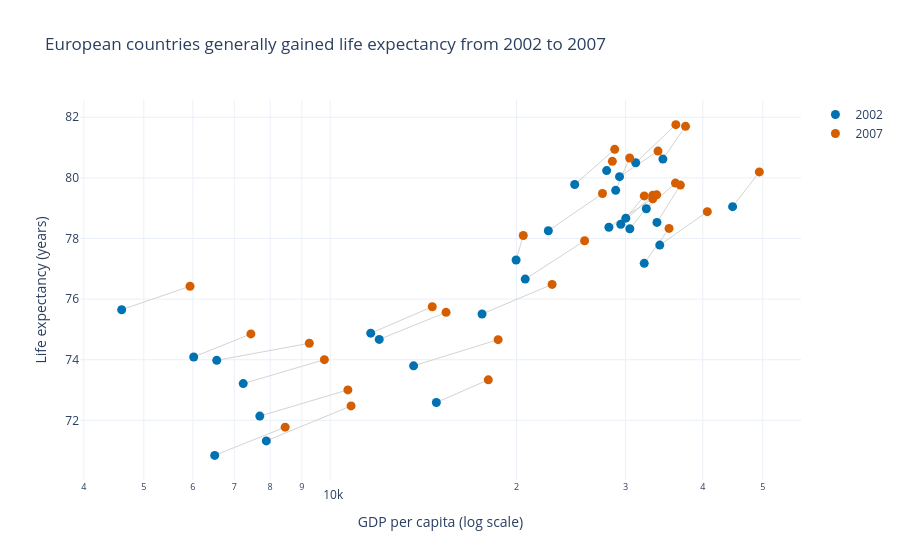

The notebook cell saved with this chart:
### Markdown cell above
## Task 1 — Scatter: life expectancy change over time

**What to build:** A scatter showing **GDP per capita vs life expectancy** for **two years** (2002 and 2007) to show how both moved — use **colour for year** (just 2 colours), **one continent only**.

Choose any continent except Africa (that was the example). Highlight the change direction.

> 💡 Filter: `df.loc[df['continent'] == 'YOUR_CHOICE']` then filter years

### Code cell
# Task 1: GDP per capita vs life expectancy, Europe

import plotly.graph_objects as go

continent = "Europe"
years = [2002, 2007]

subset = df[
    (df["continent"] == continent) &
    (df["year"].isin(years))
]

fig = go.Figure()

# Connect each country's 2002 and 2007 points
for country, group in subset.groupby("country"):
    group = group.sort_values("year")

    fig.add_trace(go.Scatter(
        x=group["gdpPercap"],
        y=group["lifeExp"],
        mode="lines",
        line=dict(color="lightgrey", width=1),
        hoverinfo="skip",
        showlegend=False
    ))

# Show the two years using just two colours
for year, colour in [(2002, "#0072B2"), (2007, "#D55E00")]:
    data = subset[subset["year"] == year]

    fig.add_trace(go.Scatter(
        x=data["gdpPercap"],
        y=data["lifeExp"],
        mode="markers",
        name=str(year),
        marker=dict(color=colour, size=9),
        text=data["country"],
        hovertemplate=(
            "<b>%{text}</b><br>"
            "GDP per capita: %{x:,.0f}<br>"
            "Life expectancy: %{y:.1f} years"
            "<extra></extra>"
        )
    ))

fig.update_layout(
    title="European countries generally gained life expectancy from 2002 to 2007",
    xaxis_title="GDP per capita (log scale)",
    yaxis_title="Life expectancy (years)",
    template="plotly_white"
)

fig.update_xaxes(type="log")

fig.show()

### Figure 1 — Plotly figure (JSON) as saved in the notebook; plotly's stock layout.template omitted (floating-point values rounded to 4 significant figures)
{"data": [{"hoverinfo": "skip", "line": {"color": "lightgrey", "width": 1}, "mode": "lines", "showlegend": false, "type": "scatter", "x": [4604.0, 5937.0], "y": [75.65, 76.42]}, {"hoverinfo": "skip", "line": {"color": "lightgrey", "width": 1}, "mode": "lines", "showlegend": false, "type": "scatter", "x": [32420.0, 36130.0], "y": [78.98, 79.83]}, {"hoverinfo": "skip", "line": {"color": "lightgrey", "width": 1}, "mode": "lines", "showlegend": false, "type": "scatter", "x": [30490.0, 33690.0], "y": [78.32, 79.44]}, {"hoverinfo": "skip", "line": {"color": "lightgrey", "width": 1}, "mode": "lines", "showlegend": false, "type": "scatter", "x": [6019.0, 7446.0], "y": [74.09, 74.85]}, {"hoverinfo": "skip", "line": {"color": "lightgrey", "width": 1}, "mode": "lines", "showlegend": false, "type": "scatter", "x": [7697.0, 10680.0], "y": [72.14, 73.0]}, {"hoverinfo": "skip", "line": {"color": "lightgrey", "width": 1}, "mode": "lines", "showlegend": false, "type": "scatter", "x": [11630.0, 14620.0], "y": [74.88, 75.75]}, {"hoverinfo": "skip", "line": {"color": "lightgrey", "width": 1}, "mode": "lines", "showlegend": false, "type": "scatter", "x": [17600.0, 22830.0], "y": [75.51, 76.49]}, {"hoverinfo": "skip", "line": {"color": "lightgrey", "width": 1}, "mode": "lines", "showlegend": false, "type": "scatter", "x": [32170.0, 35280.0], "y": [77.18, 78.33]}, {"hoverinfo": "skip", "line": {"color": "lightgrey", "width": 1}, "mode": "lines", "showlegend": false, "type": "scatter", "x": [28200.0, 33210.0], "y": [78.37, 79.31]}, {"hoverinfo": "skip", "line": {"color": "lightgrey", "width": 1}, "mode": "lines", "showlegend": false, "type": "scatter", "x": [28930.0, 30470.0], "y": [79.59, 80.66]}, {"hoverinfo": "skip", "line": {"color": "lightgrey", "width": 1}, "mode": "lines", "showlegend": false, "type": "scatter", "x": [30040.0, 32170.0], "y": [78.67, 79.41]}, {"hoverinfo": "skip", "line": {"color": "lightgrey", "width": 1}, "mode": "lines", "showlegend": false, "type": "scatter", "x": [22510.0, 27540.0], "y": [78.26, 79.48]}, {"hoverinfo": "skip", "line": {"color": "lightgrey", "width": 1}, "mode": "lines", "showlegend": false, "type": "scatter", "x": [14840.0, 18010.0], "y": [72.59, 73.34]}, {"hoverinfo": "skip", "line": {"color": "lightgrey", "width": 1}, "mode": "lines", "showlegend": false, "type": "scatter", "x": [31160.0, 36180.0], "y": [80.5, 81.76]}, {"hoverinfo": "skip", "line": {"color": "lightgrey", "width": 1}, "mode": "lines", "showlegend": false, "type": "scatter", "x": [34080.0, 40680.0], "y": [77.78, 78.89]}, {"hoverinfo": "skip", "line": {"color": "lightgrey", "width": 1}, "mode": "lines", "showlegend": false, "type": "scatter", "x": [27970.0, 28570.0], "y": [80.24, 80.55]}, {"hoverinfo": "skip", "line": {"color": "lightgrey", "width": 1}, "mode": "lines", "showlegend": false, "type": "scatter", "x": [6557.0, 9254.0], "y": [73.98, 74.54]}, {"hoverinfo": "skip", "line": {"color": "lightgrey", "width": 1}, "mode": "lines", "showlegend": false, "type": "scatter", "x": [33720.0, 36800.0], "y": [78.53, 79.76]}, {"hoverinfo": "skip", "line": {"color": "lightgrey", "width": 1}, "mode": "lines", "showlegend": false, "type": "scatter", "x": [44680.0, 49360.0], "y": [79.05, 80.2]}, {"hoverinfo": "skip", "line": {"color": "lightgrey", "width": 1}, "mode": "lines", "showlegend": false, "type": "scatter", "x": [12000.0, 15390.0], "y": [74.67, 75.56]}, {"hoverinfo": "skip", "line": {"color": "lightgrey", "width": 1}, "mode": "lines", "showlegend": false, "type": "scatter", "x": [19970.0, 20510.0], "y": [77.29, 78.1]}, {"hoverinfo": "skip", "line": {"color": "lightgrey", "width": 1}, "mode": "lines", "showlegend": false, "type": "scatter", "x": [7885.0, 10810.0], "y": [71.32, 72.48]}, {"hoverinfo": "skip", "line": {"color": "lightgrey", "width": 1}, "mode": "lines", "showlegend": false, "type": "scatter", "x": [7236.0, 9787.0], "y": [73.21, 74.0]}, {"hoverinfo": "skip", "line": {"color": "lightgrey", "width": 1}, "mode": "lines", "showlegend": false, "type": "scatter", "x": [13640.0, 18680.0], "y": [73.8, 74.66]}, {"hoverinfo": "skip", "line": {"color": "lightgrey", "width": 1}, "mode": "lines", "showlegend": false, "type": "scatter", "x": [20660.0, 25770.0], "y": [76.66, 77.93]}, {"hoverinfo": "skip", "line": {"color": "lightgrey", "width": 1}, "mode": "lines", "showlegend": false, "type": "scatter", "x": [24840.0, 28820.0], "y": [79.78, 80.94]}, {"hoverinfo": "skip", "line": {"color": "lightgrey", "width": 1}, "mode": "lines", "showlegend": false, "type": "scatter", "x": [29340.0, 33860.0], "y": [80.04, 80.88]}, {"hoverinfo": "skip", "line": {"color": "lightgrey", "width": 1}, "mode": "lines", "showlegend": false, "type": "scatter", "x": [34480.0, 37510.0], "y": [80.62, 81.7]}, {"hoverinfo": "skip", "line": {"color": "lightgrey", "width": 1}, "mode": "lines", "showlegend": false, "type": "scatter", "x": [6508.0, 8458.0], "y": [70.84, 71.78]}, {"hoverinfo": "skip", "line": {"color": "lightgrey", "width": 1}, "mode": "lines", "showlegend": false, "type": "scatter", "x": [29480.0, 33200.0], "y": [78.47, 79.42]}, {"hovertemplate": "<b>%{text}</b><br>GDP per capita: %{x:,.0f}<br>Life expectancy: %{y:.1f} years<extra></extra>", "marker": {"color": "#0072B2", "size": 9}, "mode": "markers", "name": "2002", "text": ["Albania", "Austria", "Belgium", "Bosnia and Herzegovina", "Bulgaria", "Croatia", "Czech Republic", "Denmark", "Finland", "France", "Germany", "Greece", "Hungary", "Iceland", "Ireland", "Italy", "Montenegro", "Netherlands", "Norway", "Poland", "Portugal", "Romania", "Serbia", "Slovak Republic", "Slovenia", "Spain", "Sweden", "Switzerland", "Turkey", "United Kingdom"], "type": "scatter", "x": [4604.0, 32420.0, 30490.0, 6019.0, 7697.0, 11630.0, 17600.0, 32170.0, 28200.0, 28930.0, 30040.0, 22510.0, 14840.0, 31160.0, 34080.0, 27970.0, 6557.0, 33720.0, 44680.0, 12000.0, 19970.0, 7885.0, 7236.0, 13640.0, 20660.0, 24840.0, 29340.0, 34480.0, 6508.0, 29480.0], "y": [75.65, 78.98, 78.32, 74.09, 72.14, 74.88, 75.51, 77.18, 78.37, 79.59, 78.67, 78.26, 72.59, 80.5, 77.78, 80.24, 73.98, 78.53, 79.05, 74.67, 77.29, 71.32, 73.21, 73.8, 76.66, 79.78, 80.04, 80.62, 70.84, 78.47]}, {"hovertemplate": "<b>%{text}</b><br>GDP per capita: %{x:,.0f}<br>Life expectancy: %{y:.1f} years<extra></extra>", "marker": {"color": "#D55E00", "size": 9}, "mode": "markers", "name": "2007", "text": ["Albania", "Austria", "Belgium", "Bosnia and Herzegovina", "Bulgaria", "Croatia", "Czech Republic", "Denmark", "Finland", "France", "Germany", "Greece", "Hungary", "Iceland", "Ireland", "Italy", "Montenegro", "Netherlands", "Norway", "Poland", "Portugal", "Romania", "Serbia", "Slovak Republic", "Slovenia", "Spain", "Sweden", "Switzerland", "Turkey", "United Kingdom"], "type": "scatter", "x": [5937.0, 36130.0, 33690.0, 7446.0, 10680.0, 14620.0, 22830.0, 35280.0, 33210.0, 30470.0, 32170.0, 27540.0, 18010.0, 36180.0, 40680.0, 28570.0, 9254.0, 36800.0, 49360.0, 15390.0, 20510.0, 10810.0, 9787.0, 18680.0, 25770.0, 28820.0, 33860.0, 37510.0, 8458.0, 33200.0], "y": [76.42, 79.83, 79.44, 74.85, 73.0, 75.75, 76.49, 78.33, 79.31, 80.66, 79.41, 79.48, 73.34, 81.76, 78.89, 80.55, 74.54, 79.76, 80.2, 75.56, 78.1, 72.48, 74.0, 74.66, 77.93, 80.94, 80.88, 81.7, 71.78, 79.42]}], "layout": {"title": {"text": "European countries generally gained life expectancy from 2002 to 2007"}, "xaxis": {"title": {"text": "GDP per capita (log scale)"}, "type": "log"}, "yaxis": {"title": {"text": "Life expectancy (years)"}}}}
